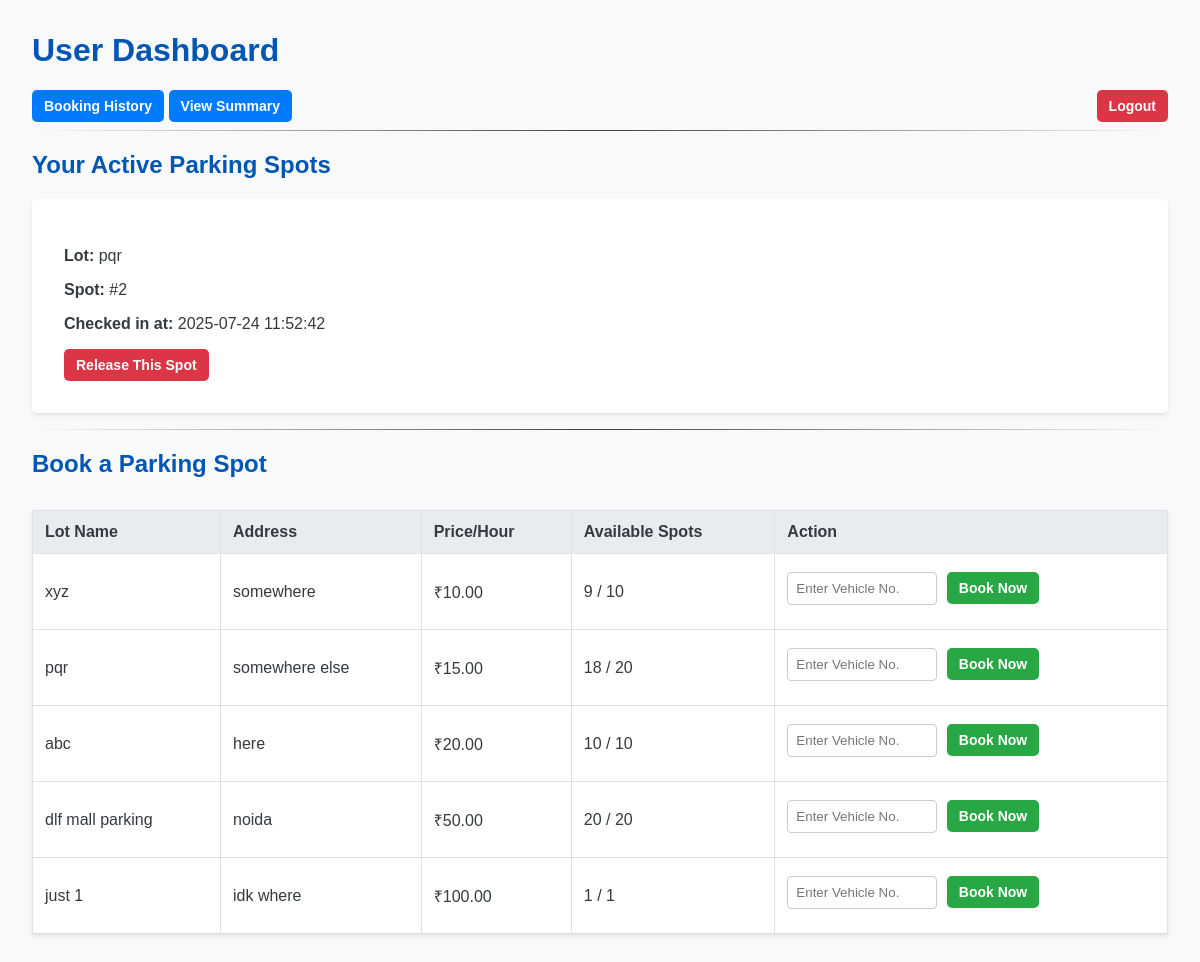
The app's page /dashboard (signed in) with its own data.
### models/models.py (models this page shows)
class Booking(db.Model):
    __tablename__ = 'bookings'
    id = db.Column(db.Integer, primary_key=True)
    vehicle_number = db.Column(db.String(20), nullable=False)
    check_in_time = db.Column(db.DateTime, nullable=False, default=datetime.utcnow)
    check_out_time = db.Column(db.DateTime, nullable=True)
    total_cost = db.Column(db.Float, nullable=True)
    user_id = db.Column(db.Integer, db.ForeignKey('users.id'), nullable=False)
    spot_id = db.Column(db.Integer, db.ForeignKey('parking_spots.id'), nullable=False)

class ParkingLot(db.Model):
    __tablename__ = 'parking_lots'
    id = db.Column(db.Integer, primary_key=True)
    name = db.Column(db.String(100), nullable=False)
    address = db.Column(db.String(200), nullable=False)
    pincode = db.Column(db.String(10), nullable=False)
    price_per_hour = db.Column(db.Float, nullable=False)
    capacity = db.Column(db.Integer, nullable=False)
    spots = db.relationship('ParkingSpot', backref='parking_lot', lazy=True, cascade="all, delete-orphan")

class ParkingSpot(db.Model):
    __tablename__ = 'parking_spots'
    id = db.Column(db.Integer, primary_key=True)
    spot_number = db.Column(db.Integer, nullable=False)
    status = db.Column(db.String(1), default='A', nullable=False)
    lot_id = db.Column(db.Integer, db.ForeignKey('parking_lots.id'), nullable=False)
    bookings = db.relationship('Booking', backref='parking_spot', lazy=True)

### app.py (the view)
@app.route('/dashboard')
def user_dashboard():
    user_id = session.get('user_id')
    if not user_id:
        return redirect(url_for('login'))
    active_bookings = Booking.query.filter_by(user_id=user_id, check_out_time=None).all()
    lots = ParkingLot.query.all()
    for lot in lots:
        lot.available_spots = ParkingSpot.query.filter_by(lot_id=lot.id, status='A').count()
    return render_template('user_dashboard.html', lots=lots, active_bookings=active_bookings)

### templates/user_dashboard.html (shortened to what this page needs)
<!DOCTYPE html>
<html lang="en">
<head>
    <link rel="stylesheet" href="{{ url_for('static', filename='css/styles.css') }}">
</head>
<body>
    <h1>User Dashboard</h1>
    <div>
        <a href ="{{ url_for('user_history') }}" class="btn btn-primary">Booking History</a>
        <a href="{{ url_for('user_charts') }}" class="btn btn-primary">View Summary</a>
        <a href="{{ url_for('logout') }}" class="btn btn-danger" style="float:right;">Logout</a>
    </div>
    <hr>
    <h2>Your Active Parking Spots</h2>
    {% if active_bookings %}
        {% for booking in active_bookings %}
        <div class="card-form" style="margin-bottom: 1em;">
            <p><strong>Lot:</strong> {{ booking.parking_spot.parking_lot.name }}</p>
            <p><strong>Spot:</strong> #{{ booking.parking_spot.spot_number }}</p>
            <p><strong>Checked in at:</strong> {{ booking.check_in_time.strftime('%Y-%m-%d %H:%M:%S') }}</p>
            <form action="{{ url_for('release_spot', booking_id=booking.id) }}" method="POST">
                <button type="submit" class="btn btn-danger">Release This Spot</button>
            </form>
        </div>
        {% endfor %}
    {% else %}
        <p>You have no active parking spots.</p>
    {% endif %}
    <hr>
    <h2>Book a Parking Spot</h2>
    <table>
        <thead>
            <tr>
                <th>Lot Name</th>
                <th>Address</th>
                <th>Price/Hour</th>
                <th>Available Spots</th>
                <th>Action</th>
            </tr>
        </thead>
        <tbody>
            {% for lot in lots %}
            <tr>
                <td>{{ lot.name }}</td>
                <td>{{ lot.address }}</td>
                <td>₹{{ '%.2f'|format(lot.price_per_hour) }}</td>
                <td>{{ lot.available_spots }} / {{ lot.capacity }}</td>
                <td>
                    {% if lot.available_spots > 0 %}
                        <form action="{{ url_for('book_spot', lot_id=lot.id) }}" method="POST">
                            <input type="text" name="vehicle_number" placeholder="Enter Vehicle No." required style="width: 150px; display: inline-block; margin-right: 5px;">
                            <button type="submit" class="btn btn-success">Book Now</button>
                        </form>
                    {% else %}
                        <button class="btn" disabled>Full</button>
                    {% endif %}
                </td>
            </tr>
            {% endfor %}
        </tbody>
    </table>
</body>
</html>

### static/css/styles.css (style rules this page uses)
body { font-family: sans-serif; margin: 2em; background-color: #f8f9fa; color: #343a40; }
h1, h2 { color: #0056b3; }
hr { border: 0; height: 1px; background-image: linear-gradient(to right, rgba(0, 0, 0, 0), rgba(0, 0, 0, 0.75), rgba(0, 0, 0, 0)); }
table { width: 100%; border-collapse: collapse; margin-top: 2em; background-color: white; box-shadow: 0 2px 4px rgba(0,0,0,0.1); }
th, td { border: 1px solid #dee2e6; padding: 12px; text-align: left; }
th { background-color: #e9ecef; }
.card-form { background-color: white; padding: 2em; border-radius: 5px; box-shadow: 0 2px 4px rgba(0,0,0,0.1); }
input[type="text"], input[type="number"], input[type="email"], input[type="password"] { width: 100%; padding: 8px; margin: 6px 0 12px 0; display: inline-block; border: 1px solid #ccc; border-radius: 4px; box-sizing: border-box; }
.btn { padding: 8px 12px; border-radius: 5px; border: none; cursor: pointer; font-weight: bold; color: white; text-decoration: none; font-size: 14px; display: inline-block; }
.btn-primary { background-color: #007bff; }
.btn-danger { background-color: #dc3545; }
.btn-success { background-color: #28a745; }

### records on screen
Booking: parking_spot.parking_lot.name "pqr", parking_spot.spot_number "2", check_in_time "2025-07-24 11:52:42"
ParkingLot: name "xyz", address "somewhere", price_per_hour "10.00", available_spots "9", capacity "10"
ParkingLot: name "pqr", address "somewhere else", price_per_hour "15.00", available_spots "18", capacity "20"
ParkingLot: name "abc", address "here", price_per_hour "20.00", available_spots "10", capacity "10"
ParkingLot: name "dlf mall parking", address "noida", price_per_hour "50.00", available_spots "20", capacity "20"
ParkingLot: name "just 1", address "idk where", price_per_hour "100.00", available_spots "1", capacity "1"
